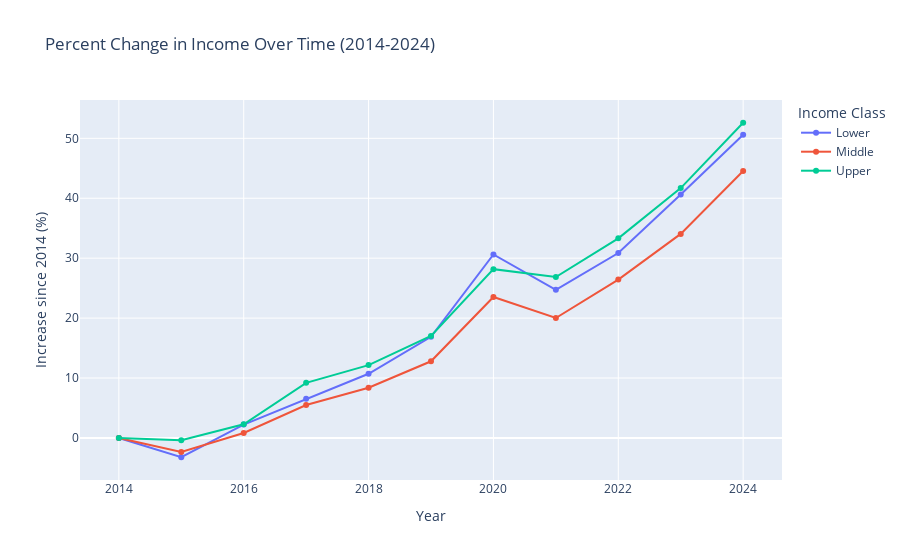

Notebook code cell kept with this figure:
### Code cell
import plotly.express as px

fig = px.line(income_data, x=income_data.index.get_level_values(0), y='total_change_pct',
              color=income_data.index.get_level_values(1), markers=True, title="Percent Change in Income Over Time (2014-2024)",
              labels={
                  'x': 'Year',
                  'total_change_pct': 'Increase since 2014 (%)',
                  'color': 'Income Class'
              })

fig.show()

### Figure 1 — Plotly figure (JSON) as saved in the notebook; plotly's stock layout.template omitted (floating-point values rounded to 4 significant figures)
{"data": [{"hovertemplate": "Income Class=Lower<br>Year=%{x}<br>Increase since 2014 (%)=%{y}<extra></extra>", "legendgroup": "Lower", "line": {"color": "#636efa", "dash": "solid"}, "marker": {"symbol": "circle"}, "mode": "lines+markers", "name": "Lower", "orientation": "v", "showlegend": true, "type": "scatter", "x": [2014, 2015, 2016, 2017, 2018, 2019, 2020, 2021, 2022, 2023, 2024], "xaxis": "x", "y": [0.0, -3.219, 2.227, 6.529, 10.72, 16.88, 30.62, 24.71, 30.86, 40.64, 50.6], "yaxis": "y"}, {"hovertemplate": "Income Class=Middle<br>Year=%{x}<br>Increase since 2014 (%)=%{y}<extra></extra>", "legendgroup": "Middle", "line": {"color": "#EF553B", "dash": "solid"}, "marker": {"symbol": "circle"}, "mode": "lines+markers", "name": "Middle", "orientation": "v", "showlegend": true, "type": "scatter", "x": [2014, 2015, 2016, 2017, 2018, 2019, 2020, 2021, 2022, 2023, 2024], "xaxis": "x", "y": [0.0, -2.322, 0.8342, 5.495, 8.373, 12.79, 23.52, 20.02, 26.43, 34.06, 44.54], "yaxis": "y"}, {"hovertemplate": "Income Class=Upper<br>Year=%{x}<br>Increase since 2014 (%)=%{y}<extra></extra>", "legendgroup": "Upper", "line": {"color": "#00cc96", "dash": "solid"}, "marker": {"symbol": "circle"}, "mode": "lines+markers", "name": "Upper", "orientation": "v", "showlegend": true, "type": "scatter", "x": [2014, 2015, 2016, 2017, 2018, 2019, 2020, 2021, 2022, 2023, 2024], "xaxis": "x", "y": [0.0, -0.3665, 2.291, 9.195, 12.16, 17.02, 28.17, 26.85, 33.31, 41.69, 52.6], "yaxis": "y"}], "layout": {"legend": {"title": {"text": "Income Class"}, "tracegroupgap": 0}, "title": {"text": "Percent Change in Income Over Time (2014-2024)"}, "xaxis": {"anchor": "y", "domain": [0, 1], "title": {"text": "Year"}}, "yaxis": {"anchor": "x", "domain": [0, 1], "title": {"text": "Increase since 2014 (%)"}}}}
